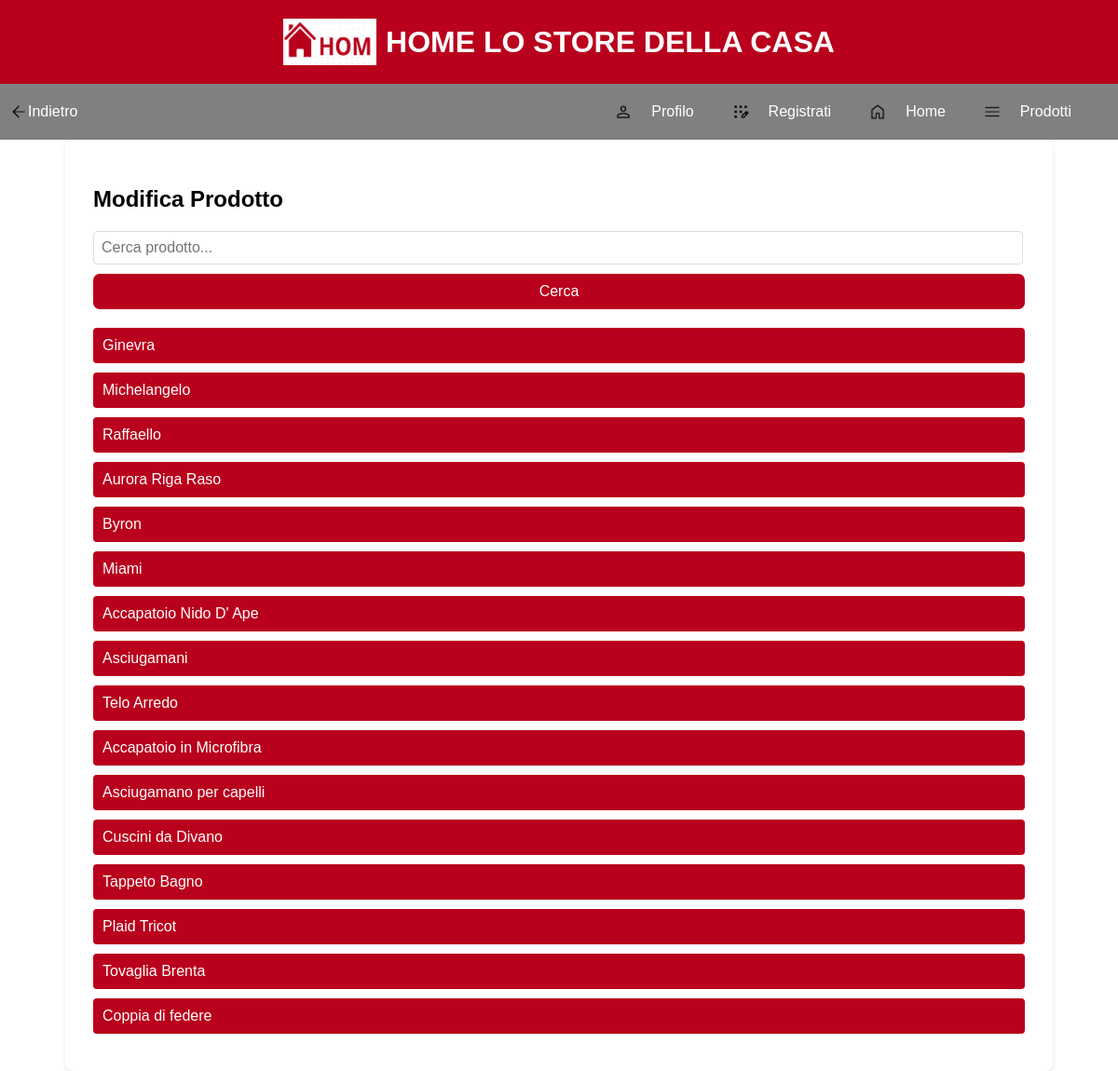
The page /edit/ on the database its author committed.
### homestore/models.py (models this page shows, shortened)
class Product(models.Model):
    categoria = models.CharField(max_length=200)
    nome = models.CharField(max_length=200)
    descrizione = models.TextField()
    immagine = models.ImageField(upload_to='media/', blank=True, null=True)
    prezzo = models.DecimalField(max_digits=10, decimal_places=2)
    stock = models.PositiveIntegerField(default=0)
    available = models.BooleanField(default=True)
    created = models.DateTimeField(auto_now_add=True)
    updated = models.DateTimeField(auto_now=True)
    sold_count = models.PositiveIntegerField(default=0)
    colori = models.ManyToManyField(Color, blank=True)

### homestore/views.py (the view)
# urls.py: path('edit/', modifica_prodotto, name='admin_edit_product'),
def modifica_prodotto(request):
    if request.method == 'GET':
        search_query = request.GET.get('search', '')
        products = Product.objects.filter(nome__icontains=search_query)
        return render(request, 'homestore/modifica_prodotto.html', {'products': products,
        'show_back_button': True,
        'back_url': '/dashboard/'
    })

### homestore/templates/homestore/modifica_prodotto.html (shortened to what this page needs)
{% extends 'homestore/nav.html' %}
{% load static %}
{% block content %}
    <main>
        <h2>Modifica Prodotto</h2>
        <form method="get" action="{% url 'admin_edit_product' %}">
            <input type="text" name="search" placeholder="Cerca prodotto...">
            <button type="submit" class="confirm-button">Cerca</button>
        </form>
        <div class="product-list">
            {% for product in products %}
                <a href="{% url 'edit_product_form' product.id %}">{{ product.nome }}</a>
            {% empty %}
                <p>Nessun prodotto trovato.</p>
            {% endfor %}
        </div>
    </main>
{% endblock %}

### homestore/static/css/style.css (style rules this page uses)
button { background-color: #b9001c; color: #ffffff; border: none; padding: 10px; border-radius: 7px; cursor: pointer; font-size: 16px; width: 100%; margin-top: 10px; }

### homestore/templates/homestore/nav.html (style rules this page uses)
body { font-family: Arial, sans-serif; margin: 0; padding: 0; overflow-x: hidden; }
button { margin-top: 0px; }

### homestore/templates/homestore/modifica_prodotto.html (style rules this page uses)
main { padding: 30px; border-radius: 8px; box-shadow: 0 2px 4px rgba(0, 0, 0, 0.1); width: 90%; max-width: 1000px; margin: 0 auto; background-color: white; }
input[type="text"] { padding: 8px; margin-bottom: 10px; border: 1px solid #ddd; border-radius: 4px; font-size: 16px; width: calc(100% - 20px); }
.product-list { margin-top: 20px; }
.product-list a { display: block; padding: 10px; background-color: #b9001c; color: white; text-decoration: none; border-radius: 4px; margin-bottom: 10px; }

### rows shown on the page
Product: nome "Ginevra"
Product: nome "Michelangelo"
Product: nome "Raffaello"
Product: nome "Aurora Riga Raso"
Product: nome "Byron"
Product: nome "Miami"
Product: nome "Accapatoio Nido D' Ape"
Product: nome "Asciugamani"
Product: nome "Telo Arredo"
Product: nome "Accapatoio in Microfibra"
Product: nome "Asciugamano per capelli"
Product: nome "Cuscini da Divano"
Product: nome "Tappeto Bagno"
Product: nome "Plaid Tricot"
Product: nome "Tovaglia Brenta"
Product: nome "Coppia di federe"
